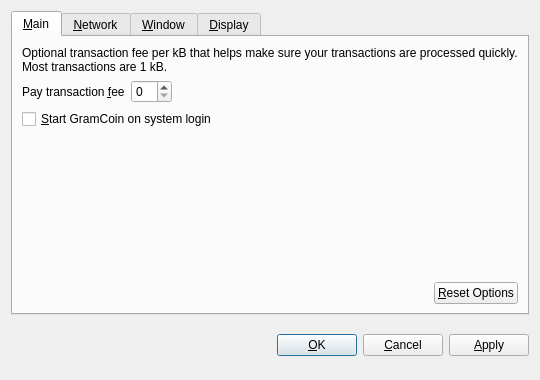
<?xml version="1.0" encoding="UTF-8"?>
<ui version="4.0">
 <class>OptionsDialog</class>
 <widget class="QDialog" name="OptionsDialog">
  <property name="geometry">
   <rect>
    <x>0</x>
    <y>0</y>
    <width>540</width>
    <height>380</height>
   </rect>
  </property>
  <property name="windowTitle">
   <string>Options</string>
  </property>
  <property name="modal">
   <bool>true</bool>
  </property>
  <layout class="QVBoxLayout" name="verticalLayout">
   <item>
    <widget class="QTabWidget" name="tabWidget">
     <property name="tabPosition">
      <enum>QTabWidget::North</enum>
     </property>
     <property name="currentIndex">
      <number>0</number>
     </property>
     <widget class="QWidget" name="tabMain">
      <attribute name="title">
       <string>&amp;Main</string>
      </attribute>
      <layout class="QVBoxLayout" name="verticalLayout_Main">
       <item>
        <widget class="QLabel" name="transactionFeeInfoLabel">
         <property name="text">
          <string>Optional transaction fee per kB that helps make sure your transactions are processed quickly. Most transactions are 1 kB.</string>
         </property>
         <property name="textFormat">
          <enum>Qt::PlainText</enum>
         </property>
         <property name="wordWrap">
          <bool>true</bool>
         </property>
        </widget>
       </item>
       <item>
        <layout class="QHBoxLayout" name="horizontalLayout_1_Main">
         <item>
          <widget class="QLabel" name="transactionFeeLabel">
           <property name="text">
            <string>Pay transaction &amp;fee</string>
           </property>
           <property name="textFormat">
            <enum>Qt::PlainText</enum>
           </property>
           <property name="buddy">
            <cstring>transactionFee</cstring>
           </property>
          </widget>
         </item>
         <item>
          <widget class="BitcoinAmountField" name="transactionFee"/>
         </item>
         <item>
          <spacer name="horizontalSpacer_1_Main">
           <property name="orientation">
            <enum>Qt::Horizontal</enum>
           </property>
           <property name="sizeHint" stdset="0">
            <size>
             <width>40</width>
             <height>20</height>
            </size>
           </property>
          </spacer>
         </item>
        </layout>
       </item>
       <item>
        <widget class="QCheckBox" name="bitcoinAtStartup">
         <property name="toolTip">
          <string>Automatically start GramCoin after logging in to the system.</string>
         </property>
         <property name="text">
          <string>&amp;Start GramCoin on system login</string>
         </property>
        </widget>
       </item>
       <item>
        <spacer name="verticalSpacer_Main">
         <property name="orientation">
          <enum>Qt::Vertical</enum>
         </property>
         <property name="sizeHint" stdset="0">
          <size>
           <width>20</width>
           <height>40</height>
          </size>
         </property>
        </spacer>
       </item>
       <item>
        <layout class="QHBoxLayout" name="horizontalLayout_2_Main">
         <item>
          <spacer name="horizontalSpacer_2_Main">
           <property name="orientation">
            <enum>Qt::Horizontal</enum>
           </property>
           <property name="sizeHint" stdset="0">
            <size>
             <width>40</width>
             <height>20</height>
            </size>
           </property>
          </spacer>
         </item>
         <item>
          <widget class="QPushButton" name="resetButton">
           <property name="toolTip">
            <string>Reset all client options to default.</string>
           </property>
           <property name="text">
            <string>&amp;Reset Options</string>
           </property>
           <property name="autoDefault">
            <bool>false</bool>
           </property>
          </widget>
         </item>
        </layout>
       </item>
      </layout>
     </widget>
     <widget class="QWidget" name="tabNetwork">
      <attribute name="title">
       <string>&amp;Network</string>
      </attribute>
      <layout class="QVBoxLayout" name="verticalLayout_Network">
       <item>
        <widget class="QCheckBox" name="mapPortUpnp">
         <property name="toolTip">
          <string>Automatically open the GramCoin client port on the router. This only works when your router supports UPnP and it is enabled.</string>
         </property>
         <property name="text">
          <string>Map port using &amp;UPnP</string>
         </property>
        </widget>
       </item>
       <item>
        <widget class="QCheckBox" name="connectSocks">
         <property name="toolTip">
          <string>Connect to the GramCoin network through a SOCKS proxy (e.g. when connecting through Tor).</string>
         </property>
         <property name="text">
          <string>&amp;Connect through SOCKS proxy:</string>
         </property>
        </widget>
       </item>
       <item>
        <layout class="QHBoxLayout" name="horizontalLayout_Network">
         <item>
          <widget class="QLabel" name="proxyIpLabel">
           <property name="text">
            <string>Proxy &amp;IP:</string>
           </property>
           <property name="textFormat">
            <enum>Qt::PlainText</enum>
           </property>
           <property name="buddy">
            <cstring>proxyIp</cstring>
           </property>
          </widget>
         </item>
         <item>
          <widget class="QValidatedLineEdit" name="proxyIp">
           <property name="maximumSize">
            <size>
             <width>140</width>
             <height>16777215</height>
            </size>
           </property>
           <property name="toolTip">
            <string>IP address of the proxy (e.g. 127.0.0.1)</string>
           </property>
          </widget>
         </item>
         <item>
          <widget class="QLabel" name="proxyPortLabel">
           <property name="text">
            <string>&amp;Port:</string>
           </property>
           <property name="textFormat">
            <enum>Qt::PlainText</enum>
           </property>
           <property name="buddy">
            <cstring>proxyPort</cstring>
           </property>
          </widget>
         </item>
         <item>
          <widget class="QLineEdit" name="proxyPort">
           <property name="maximumSize">
            <size>
             <width>55</width>
             <height>16777215</height>
            </size>
           </property>
           <property name="toolTip">
            <string>Port of the proxy (e.g. 9050)</string>
           </property>
          </widget>
         </item>
         <item>
          <widget class="QLabel" name="socksVersionLabel">
           <property name="text">
            <string>SOCKS &amp;Version:</string>
           </property>
           <property name="textFormat">
            <enum>Qt::PlainText</enum>
           </property>
           <property name="buddy">
            <cstring>socksVersion</cstring>
           </property>
          </widget>
         </item>
         <item>
          <widget class="QValueComboBox" name="socksVersion">
           <property name="toolTip">
            <string>SOCKS version of the proxy (e.g. 5)</string>
           </property>
          </widget>
         </item>
         <item>
          <spacer name="horizontalSpacer_Network">
           <property name="orientation">
            <enum>Qt::Horizontal</enum>
           </property>
           <property name="sizeHint" stdset="0">
            <size>
             <width>40</width>
             <height>20</height>
            </size>
           </property>
          </spacer>
         </item>
        </layout>
       </item>
       <item>
        <spacer name="verticalSpacer_Network">
         <property name="orientation">
          <enum>Qt::Vertical</enum>
         </property>
         <property name="sizeHint" stdset="0">
          <size>
           <width>20</width>
           <height>40</height>
          </size>
         </property>
        </spacer>
       </item>
      </layout>
     </widget>
     <widget class="QWidget" name="tabWindow">
      <attribute name="title">
       <string>&amp;Window</string>
      </attribute>
      <layout class="QVBoxLayout" name="verticalLayout_Window">
       <item>
        <widget class="QCheckBox" name="minimizeToTray">
         <property name="toolTip">
          <string>Show only a tray icon after minimizing the window.</string>
         </property>
         <property name="text">
          <string>&amp;Minimize to the tray instead of the taskbar</string>
         </property>
        </widget>
       </item>
       <item>
        <widget class="QCheckBox" name="minimizeOnClose">
         <property name="toolTip">
          <string>Minimize instead of exit the application when the window is closed. When this option is enabled, the application will be closed only after selecting Quit in the menu.</string>
         </property>
         <property name="text">
          <string>M&amp;inimize on close</string>
         </property>
        </widget>
       </item>
       <item>
        <spacer name="verticalSpacer_Window">
         <property name="orientation">
          <enum>Qt::Vertical</enum>
         </property>
         <property name="sizeHint" stdset="0">
          <size>
           <width>20</width>
           <height>40</height>
          </size>
         </property>
        </spacer>
       </item>
      </layout>
     </widget>
     <widget class="QWidget" name="tabDisplay">
      <attribute name="title">
       <string>&amp;Display</string>
      </attribute>
      <layout class="QVBoxLayout" name="verticalLayout_Display">
       <item>
        <layout class="QHBoxLayout" name="horizontalLayout_1_Display">
         <item>
          <widget class="QLabel" name="langLabel">
           <property name="text">
            <string>User Interface &amp;language:</string>
           </property>
           <property name="textFormat">
            <enum>Qt::PlainText</enum>
           </property>
           <property name="buddy">
            <cstring>lang</cstring>
           </property>
          </widget>
         </item>
         <item>
          <widget class="QValueComboBox" name="lang">
           <property name="toolTip">
            <string>The user interface language can be set here. This setting will take effect after restarting GramCoin.</string>
           </property>
          </widget>
         </item>
        </layout>
       </item>
       <item>
        <layout class="QHBoxLayout" name="horizontalLayout_2_Display">
         <item>
          <widget class="QLabel" name="unitLabel">
           <property name="text">
            <string>&amp;Unit to show amounts in:</string>
           </property>
           <property name="textFormat">
            <enum>Qt::PlainText</enum>
           </property>
           <property name="buddy">
            <cstring>unit</cstring>
           </property>
          </widget>
         </item>
         <item>
          <widget class="QValueComboBox" name="unit">
           <property name="toolTip">
            <string>Choose the default subdivision unit to show in the interface and when sending coins.</string>
           </property>
          </widget>
         </item>
        </layout>
       </item>
       <item>
        <widget class="QCheckBox" name="displayAddresses">
         <property name="toolTip">
          <string>Whether to show GramCoin addresses in the transaction list or not.</string>
         </property>
         <property name="text">
          <string>&amp;Display addresses in transaction list</string>
         </property>
        </widget>
       </item>
       <item>
        <spacer name="verticalSpacer_Display">
         <property name="orientation">
          <enum>Qt::Vertical</enum>
         </property>
         <property name="sizeHint" stdset="0">
          <size>
           <width>20</width>
           <height>40</height>
          </size>
         </property>
        </spacer>
       </item>
      </layout>
     </widget>
    </widget>
   </item>
   <item>
    <layout class="QHBoxLayout" name="horizontalLayout_Buttons">
     <item>
      <spacer name="horizontalSpacer_1">
       <property name="orientation">
        <enum>Qt::Horizontal</enum>
       </property>
       <property name="sizeHint" stdset="0">
        <size>
         <width>40</width>
         <height>48</height>
        </size>
       </property>
      </spacer>
     </item>
     <item>
      <widget class="QLabel" name="statusLabel">
       <property name="font">
        <font>
         <weight>75</weight>
         <bold>true</bold>
        </font>
       </property>
       <property name="text">
        <string/>
       </property>
       <property name="textFormat">
        <enum>Qt::PlainText</enum>
       </property>
       <property name="wordWrap">
        <bool>true</bool>
       </property>
      </widget>
     </item>
     <item>
      <spacer name="horizontalSpacer_2">
       <property name="orientation">
        <enum>Qt::Horizontal</enum>
       </property>
       <property name="sizeHint" stdset="0">
        <size>
         <width>40</width>
         <height>48</height>
        </size>
       </property>
      </spacer>
     </item>
     <item>
      <widget class="QPushButton" name="okButton">
       <property name="text">
        <string>&amp;OK</string>
       </property>
      </widget>
     </item>
     <item>
      <widget class="QPushButton" name="cancelButton">
       <property name="text">
        <string>&amp;Cancel</string>
       </property>
       <property name="autoDefault">
        <bool>false</bool>
       </property>
      </widget>
     </item>
     <item>
      <widget class="QPushButton" name="applyButton">
       <property name="text">
        <string>&amp;Apply</string>
       </property>
       <property name="autoDefault">
        <bool>false</bool>
       </property>
      </widget>
     </item>
    </layout>
   </item>
  </layout>
 </widget>
 <customwidgets>
  <customwidget>
   <class>BitcoinAmountField</class>
   <extends>QSpinBox</extends>
   <header>bitcoinamountfield.h</header>
  </customwidget>
  <customwidget>
   <class>QValueComboBox</class>
   <extends>QComboBox</extends>
   <header>qvaluecombobox.h</header>
  </customwidget>
  <customwidget>
   <class>QValidatedLineEdit</class>
   <extends>QLineEdit</extends>
   <header>qvalidatedlineedit.h</header>
  </customwidget>
 </customwidgets>
 <resources/>
 <connections/>
</ui>
